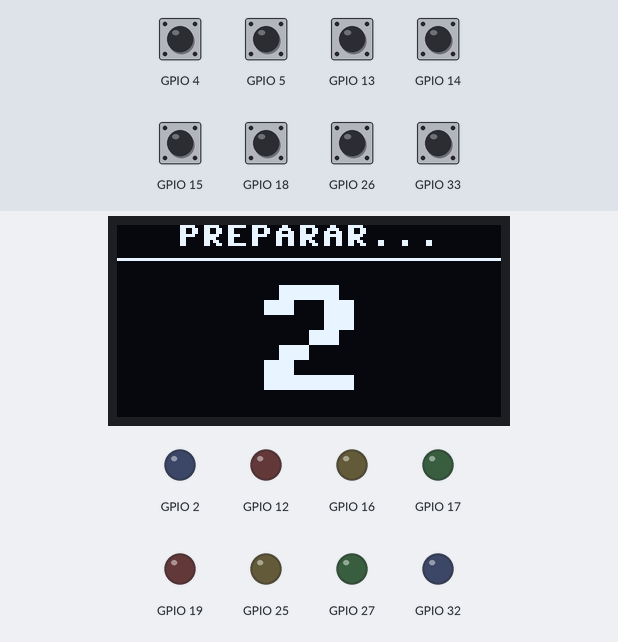
The program below on a simulated ESP32 board running MicroPython. Parts: 128×64 one-colour display, output pins drawn as LEDs (lit = HIGH). Wiring (from the project's diagram.json): blue LED on GPIO 2, yellow button on GPIO 4, green button on GPIO 5, red LED on GPIO 12, red button on GPIO 13, green button on GPIO 14, blue button on GPIO 15, yellow LED on GPIO 16, green LED on GPIO 17, red button on GPIO 18, red LED on GPIO 19, yellow LED on GPIO 25, yellow button on GPIO 26, green LED on GPIO 27. The test bench sets the inputs (shaded band); at power-on: GPIO 4, GPIO 5, GPIO 13–15, GPIO 18, GPIO 26, GPIO 33 HIGH. Random numbers come from a fixed seed; library files of the repository ran but are not shown: ssd1306.py; what the program prints to the serial console is not drawn.

Above: at 1.1 s.
At 7.1 s:
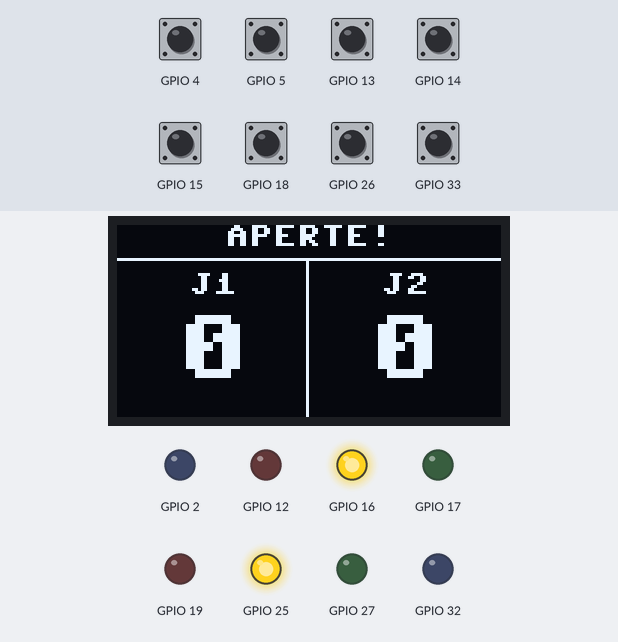
7.2 s: GPIO 4 pulled LOW for 0.15 s
At 7.9 s:
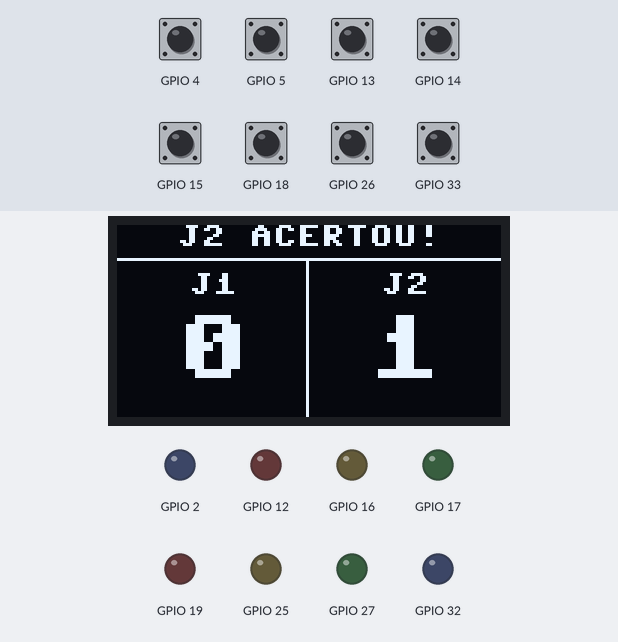
At 10.1 s:
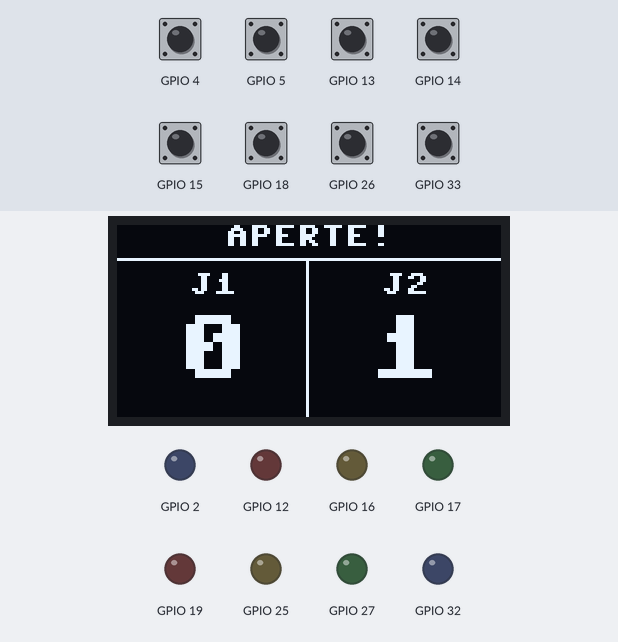
Timing chart, 0 to 21.2 s (numbered marks = the images above; inputs shaded):
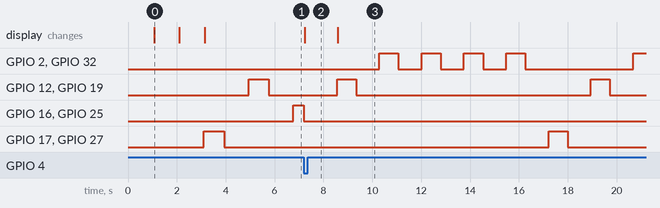

Measured:
- after the input at 7.2 s, the display: changes at once (image 2)
- by itself, GPIO 12, GPIO 19: alternates HIGH for 0.78 s and LOW for 9.6 s
- what the display in image 0 shows lasts 1.0 s, from 1.1 s to 2.1 s

The program:

main.py
```python
from machine import Pin, I2C
import ssd1306
import framebuf
import time
import random

i2c = I2C(0, scl=Pin(22), sda=Pin(21))
displayLED = ssd1306.SSD1306_I2C(128, 64, i2c)
tela = displayLED.framebuf

leds = [
    [Pin(12, Pin.OUT), Pin(27, Pin.OUT), Pin(25, Pin.OUT), Pin(32, Pin.OUT)],
    [Pin(19, Pin.OUT), Pin(17, Pin.OUT), Pin(16, Pin.OUT), Pin(2, Pin.OUT)]
]
buttons = [
    [Pin(13, Pin.IN, Pin.PULL_UP), Pin(14, Pin.IN, Pin.PULL_UP), Pin(26, Pin.IN, Pin.PULL_UP), Pin(33, Pin.IN, Pin.PULL_UP)],
    [Pin(18, Pin.IN, Pin.PULL_UP), Pin(5, Pin.IN, Pin.PULL_UP), Pin(4, Pin.IN, Pin.PULL_UP), Pin(15, Pin.IN, Pin.PULL_UP)]
]

PONTOS_PARA_VENCER = 20

pontos = [0, 0]
led_atual = -1
ultimo_clique = [0, 0]
acertou = 0
apertou = False

def texto_centro(texto, y):
    displayLED.text(texto, (128 - len(texto) * 8) // 2, y, 1)

def texto_grande(texto, centro_x, y, escala):
    largura = len(texto) * 8
    letras = framebuf.FrameBuffer(bytearray(largura), largura, 8, framebuf.MONO_VLSB)
    letras.text(texto, 0, 0, 1)
    x = centro_x - largura * escala // 2
    for coluna in range(largura):
        for linha in range(8):
            if letras.pixel(coluna, linha):
                tela.fill_rect(x + coluna * escala, y + linha * escala, escala, escala, 1)

def atualizar_display(mensagem="ESMAGA RATA!"):
    displayLED.fill(0)
    texto_centro(mensagem, 0)
    tela.hline(0, 11, 128, 1)
    tela.vline(63, 11, 53, 1)
    texto_centro("J1      J2", 16)
    texto_grande(str(pontos[0]), 32, 30, 3)
    texto_grande(str(pontos[1]), 96, 30, 3)
    displayLED.show()

def mostrar_numero(mensagem, numero):
    displayLED.fill(0)
    texto_centro(mensagem, 0)
    tela.hline(0, 11, 128, 1)
    texto_grande(numero, 64, 20, 5)
    displayLED.show()

def apagar_leds():
    for jogador in range(2):
        for led in leds[jogador]:
            led.value(0)

def trata_botao(pin):
    global acertou, apertou

    for jogador in range(2):
        for index, btn in enumerate(buttons[jogador]):
            if btn == pin:
                agora = time.ticks_ms()
                if time.ticks_diff(agora, ultimo_clique[jogador]) < 200:
                    return
                ultimo_clique[jogador] = agora
                apertou = True

                if leds[jogador][index].value() == 1:
                    pontos[jogador] += 1
                    apagar_leds()
                    acertou = jogador + 1
                return

def esperar(ms):
    global acertou

    fim = time.ticks_add(time.ticks_ms(), ms)
    while time.ticks_diff(fim, time.ticks_ms()) > 0:
        if acertou:
            atualizar_display("J{} ACERTOU!".format(acertou))
            acertou = 0
        time.sleep_ms(10)

def jogar():
    global led_atual, acertou

    pontos[0] = 0
    pontos[1] = 0
    acertou = 0

    for numero in ("3", "2", "1"):
        mostrar_numero("PREPARAR...", numero)
        time.sleep(1)

    while max(pontos) < PONTOS_PARA_VENCER:
        led_atual = random.randint(0, 3)
        print("Acendendo LED no pino:", led_atual)

        leds[0][led_atual].value(1)
        leds[1][led_atual].value(1)
        atualizar_display("APERTE!")

        esperar(max(300, 800 - max(pontos) * 50))

        apagar_leds()

        esperar(max(400, 1000 - max(pontos) * 50))

    vencedor = 1 if pontos[0] > pontos[1] else 2
    atualizar_display("J{} VENCEU!".format(vencedor))

for jogador in range(2):
    for btn in buttons[jogador]:
        btn.irq(trigger=Pin.IRQ_FALLING, handler=trata_botao)

apagar_leds()

while True:
    jogar()
    time.sleep(3)

    apertou = False
    while not apertou:
        time.sleep_ms(50)
```
